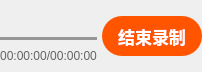
    <widget class="QWidget" name="WidgetRecord" native="true">
     <property name="minimumSize">
      <size>
       <width>0</width>
       <height>72</height>
      </size>
     </property>
     <property name="maximumSize">
      <size>
       <width>16777215</width>
       <height>72</height>
      </size>
     </property>
     <property name="styleSheet">
      <string notr="true"/>
     </property>
     <layout class="QGridLayout" name="gridLayout_4">
      <property name="leftMargin">
       <number>0</number>
      </property>
      <property name="topMargin">
       <number>0</number>
      </property>
      <property name="rightMargin">
       <number>0</number>
      </property>
      <property name="bottomMargin">
       <number>0</number>
      </property>
      <property name="horizontalSpacing">
       <number>5</number>
      </property>
      <property name="verticalSpacing">
       <number>0</number>
      </property>
      <item row="2" column="0">
       <widget class="QLabel" name="LabelRecordTime">
        <property name="minimumSize">
         <size>
          <width>0</width>
          <height>20</height>
         </size>
        </property>
        <property name="maximumSize">
         <size>
          <width>16777215</width>
          <height>20</height>
         </size>
        </property>
        <property name="styleSheet">
         <string notr="true">font: 16px &quot;微软雅黑&quot;;
color: rgb(100, 100, 100);
background-color: transparent;
border: transparent;</string>
        </property>
        <property name="text">
         <string>00:00:00/00:00:00</string>
        </property>
        <property name="alignment">
         <set>Qt::AlignCenter</set>
        </property>
       </widget>
      </item>
      <item row="0" column="0">
       <widget class="QLabel" name="LabelClassName">
        <property name="minimumSize">
         <size>
          <width>0</width>
          <height>25</height>
         </size>
        </property>
        <property name="maximumSize">
         <size>
          <width>16777215</width>
          <height>25</height>
         </size>
        </property>
        <property name="styleSheet">
         <string notr="true">font: 16px &quot;微软雅黑&quot;;</string>
        </property>
        <property name="text">
         <string/>
        </property>
       </widget>
      </item>
      <item row="1" column="0">
       <widget class="QProgressBar" name="PBarRecord">
        <property name="sizePolicy">
         <sizepolicy hsizetype="Expanding" vsizetype="Fixed">
          <horstretch>0</horstretch>
          <verstretch>0</verstretch>
         </sizepolicy>
        </property>
        <property name="minimumSize">
         <size>
          <width>0</width>
          <height>3</height>
         </size>
        </property>
        <property name="maximumSize">
         <size>
          <width>16777215</width>
          <height>3</height>
         </size>
        </property>
        <property name="styleSheet">
         <string notr="true">QProgressBar
{
	border:none;
	background-color: rgb(150, 150, 150);
}
QProgressBar::chunk
{
	background-color: rgb(255, 85, 0);
}
</string>
        </property>
        <property name="maximum">
         <number>100</number>
        </property>
        <property name="value">
         <number>0</number>
        </property>
        <property name="textVisible">
         <bool>false</bool>
        </property>
        <property name="textDirection">
         <enum>QProgressBar::BottomToTop</enum>
        </property>
       </widget>
      </item>
      <item row="0" column="1" rowspan="3">
       <widget class="QPushButton" name="PButtonRecordOperate">
        <property name="minimumSize">
         <size>
          <width>100</width>
          <height>40</height>
         </size>
        </property>
        <property name="maximumSize">
         <size>
          <width>100</width>
          <height>40</height>
         </size>
        </property>
        <property name="font">
         <font>
          <family>宋体</family>
          <pointsize>13</pointsize>
          <weight>75</weight>
          <bold>true</bold>
         </font>
        </property>
        <property name="styleSheet">
         <string notr="true">QPushButton
{
color: rgb(255, 255, 255);
background-color: rgb(255, 85, 0);
border-radius:20px;
}
QPushButton:disabled
{
	background-color: rgb(180, 180, 180);
}
</string>
        </property>
        <property name="text">
         <string>结束录制</string>
        </property>
        <property name="checkable">
         <bool>true</bool>
        </property>
        <property name="checked">
         <bool>false</bool>
        </property>
       </widget>
      </item>
     </layout>
    </widget>
